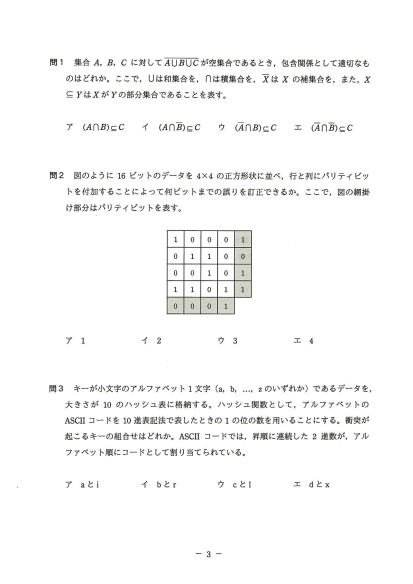
#> input picture a1/assets/2015_a1_2015_a1_p03.png, 825 x 1167 px, given in place of page-05.jpg, which was not available (shown at 1/2 size)
$ python build_a1_2022_assets.py
#> lines starting #> are read from the running program, lines starting #| are printed output that depends on the picture
from pathlib import Path
from PIL import Image

ROOT=Path(__file__).resolve().parents[1]
src=ROOT/"_tmp_a1_2022_render"
out=ROOT/"a1"/"assets"
out.mkdir(parents=True,exist_ok=True)

crops={
    "2022_q08_normal_forms.png":("page-05.jpg",(150,850,740,1320)),
    "2022_q16_flowchart.png":("page-09.jpg",(280,230,760,790)),
    "2022_q18_evm_table.png":("page-10.jpg",(300,300,760,580)),
    "2022_q19_schedule_table.png":("page-10.jpg",(110,760,880,1160)),
}
for name,(page,box) in crops.items():
    im=Image.open(src/page)
#> im is the input picture: PIL image 825x1167 RGB; mean R, G, B 248.8, 248.8, 248.5
    im.crop(box).save(out/name)
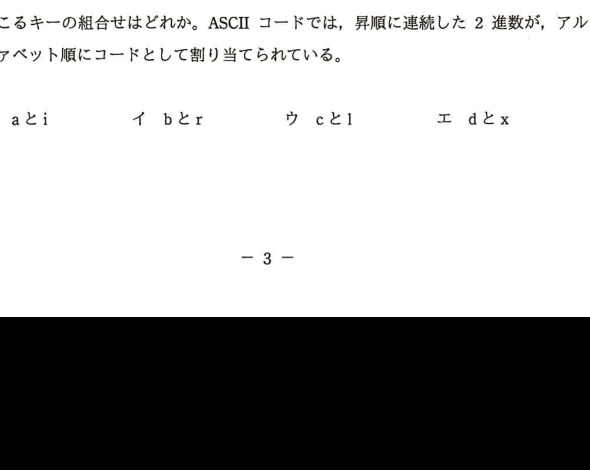
#> saved as 2022_q08_normal_forms.png: PIL image 590x470 RGB; mean R, G, B 169.1, 169.1, 169
    print(name,(out/name).stat().st_size)
#> pass 2 of the loop `for name,(page,box) in crops.items():`:
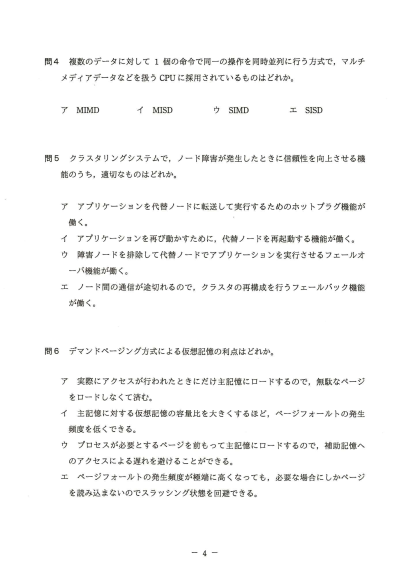
#> input picture a1/assets/2015_a1_2015_a1_p04.png, 825 x 1167 px, given in place of page-09.jpg, which was not available (shown at 1/2 size)
#> im is the input picture: PIL image 825x1167 RGB; mean R, G, B 248.4, 248.5, 248.2
#> `im.crop(box).save(out/name)`:
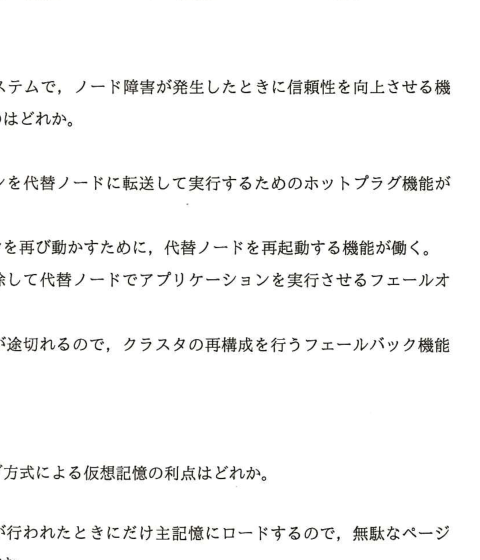
#> saved as 2022_q16_flowchart.png: PIL image 480x560 RGB; mean R, G, B 246.5, 246.6, 246.3
